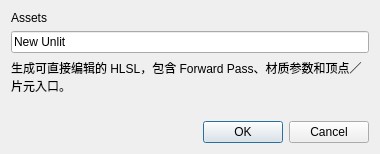
<?xml version="1.0" encoding="UTF-8"?>
<ui version="4.0">
 <class>CreateShaderDialogForm</class>
 <widget class="QDialog" name="CreateShaderDialogForm">
  <property name="windowTitle"><string>创建 Unlit Shader</string></property>
  <property name="minimumSize"><size><width>380</width><height>0</height></size></property>
  <layout class="QVBoxLayout" name="mainLayout">
   <item><widget class="QLabel" name="directoryLabel"><property name="text"><string>Assets</string></property><property name="wordWrap"><bool>true</bool></property></widget></item>
   <item><widget class="QLineEdit" name="nameEdit"><property name="text"><string>New Unlit</string></property><property name="placeholderText"><string>Shader 名称，无需扩展名</string></property></widget></item>
   <item><widget class="QLabel" name="hintLabel"><property name="text"><string>生成可直接编辑的 HLSL，包含 Forward Pass、材质参数和顶点／片元入口。</string></property><property name="wordWrap"><bool>true</bool></property></widget></item>
   <item><widget class="QLabel" name="errorLabel"><property name="text"><string/></property><property name="wordWrap"><bool>true</bool></property><property name="styleSheet"><string>color:#ff9b9b;</string></property></widget></item>
   <item><widget class="QDialogButtonBox" name="buttonBox"><property name="standardButtons"><set>QDialogButtonBox::Cancel|QDialogButtonBox::Ok</set></property></widget></item>
  </layout>
 </widget>
 <resources/><connections/>
</ui>
